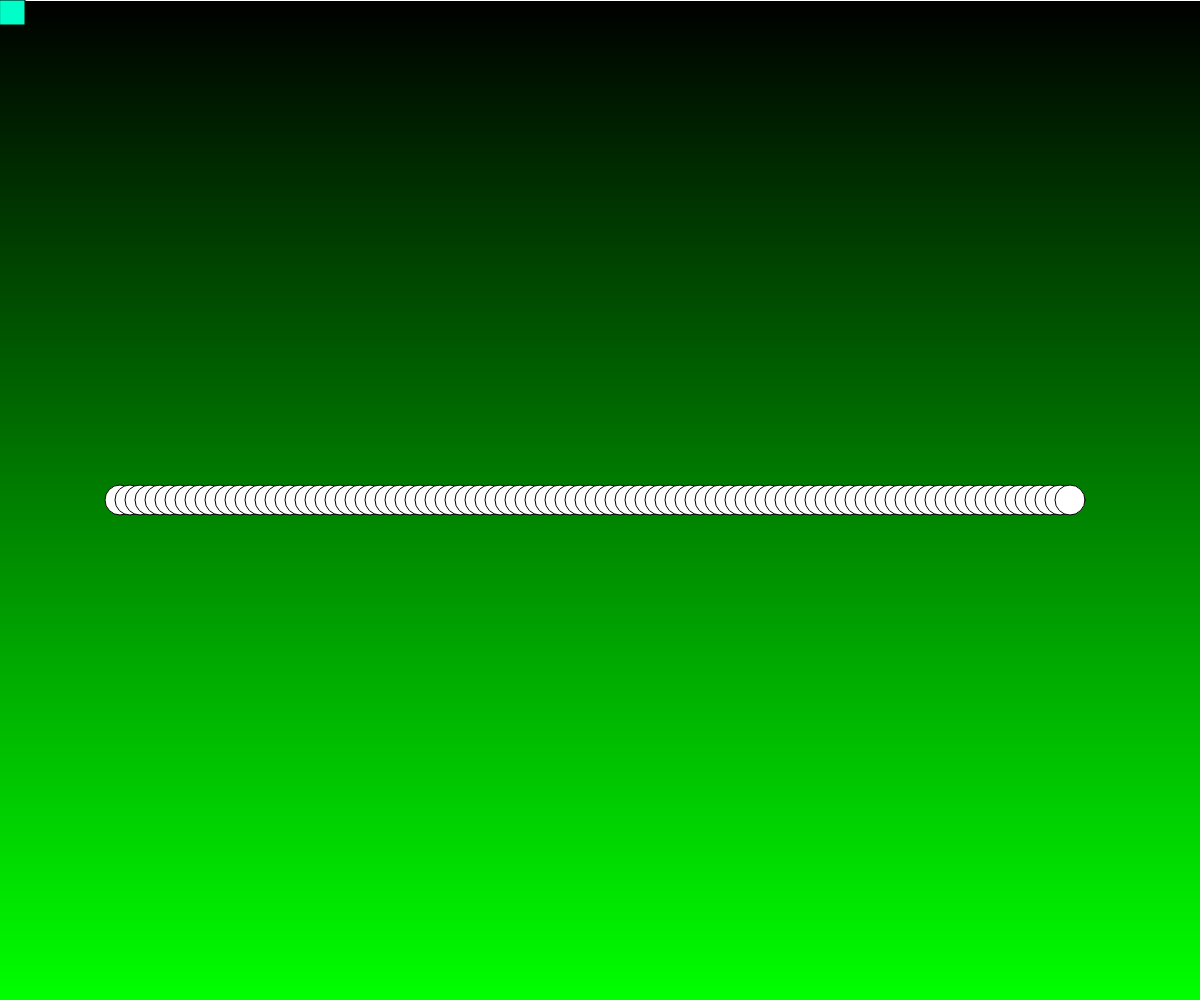
Frame 1 (no input)
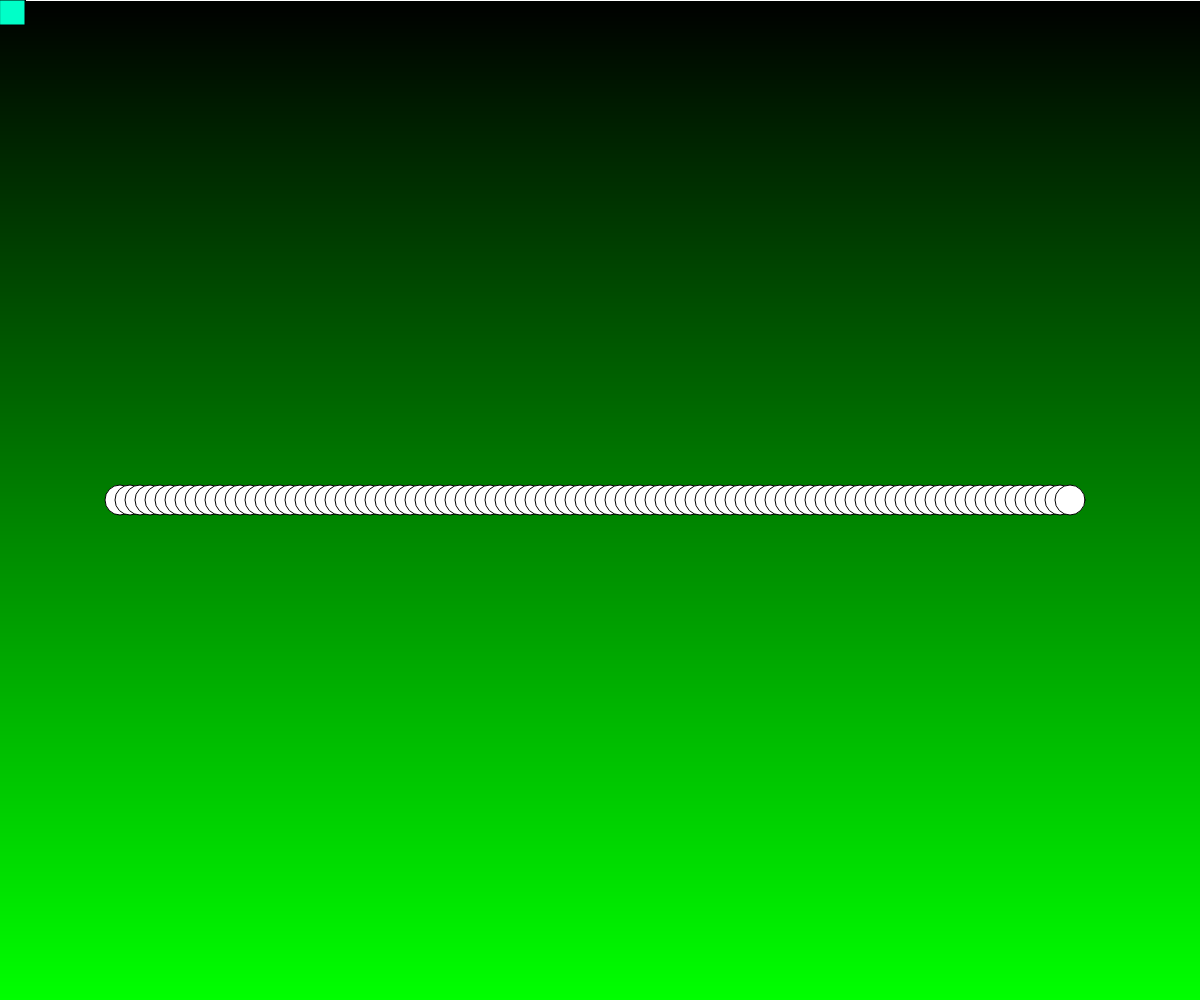
Frame 60 (no input)
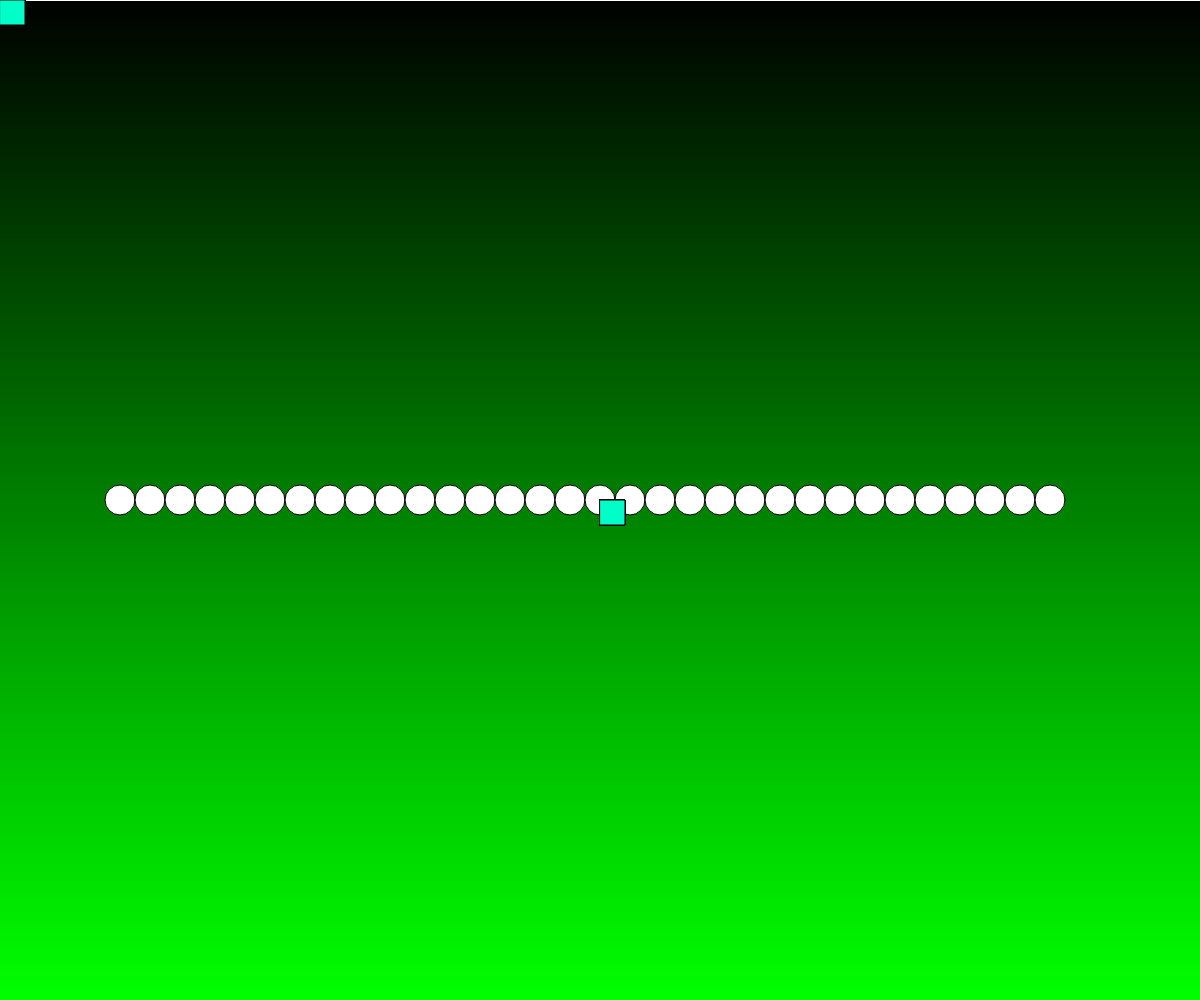
Frame 120 (the mouse pressed at the canvas centre since frame 60)

The p5.js sketch that drew these frames (run headless with seeded random() and noise() and a simulated clock; from frame 60 on, the mouse is pressed at the canvas centre):

// p5.js sketch
// ── sketch.js
// Drawing with Loops and createGraphics()
//Ben SChoenfeld

let extraCanvas;

function setup() {
  createCanvas(windowWidth, windowHeight);
  extraCanvas = createGraphics(width, height);
}

function draw() {
  //background(220);
  gradientBackground();
  loopCircles();
  painting();

  image(extraCanvas, 0, 0);
}


function painting(){
  extraCanvas.fill(0, 255, 200);
  extraCanvas.square(mouseX, mouseY, 25);
}

function gradientBackground(){

  let spacing = 1;
  noStroke();
  for (let y = height; y > 0; y -= spacing){
    rect(0,y,width,spacing);
    let currentColour = map(y, 0, height, 0, 255);
    fill(0, currentColour, 0);
  }
}



function loopCircles(){
  // use a loop to draw 0 or more circles in a horizontal line
  let spacing = 40;
  let diameter = 30;
  fill(255);
  stroke(0);

  //interactive
  spacing = map(mouseX, 0, width, 10, 50);


  for (let x = width * 0.1; x < width * 0.9; x += spacing){
    circle(x, height/2, diameter);
  }

}
